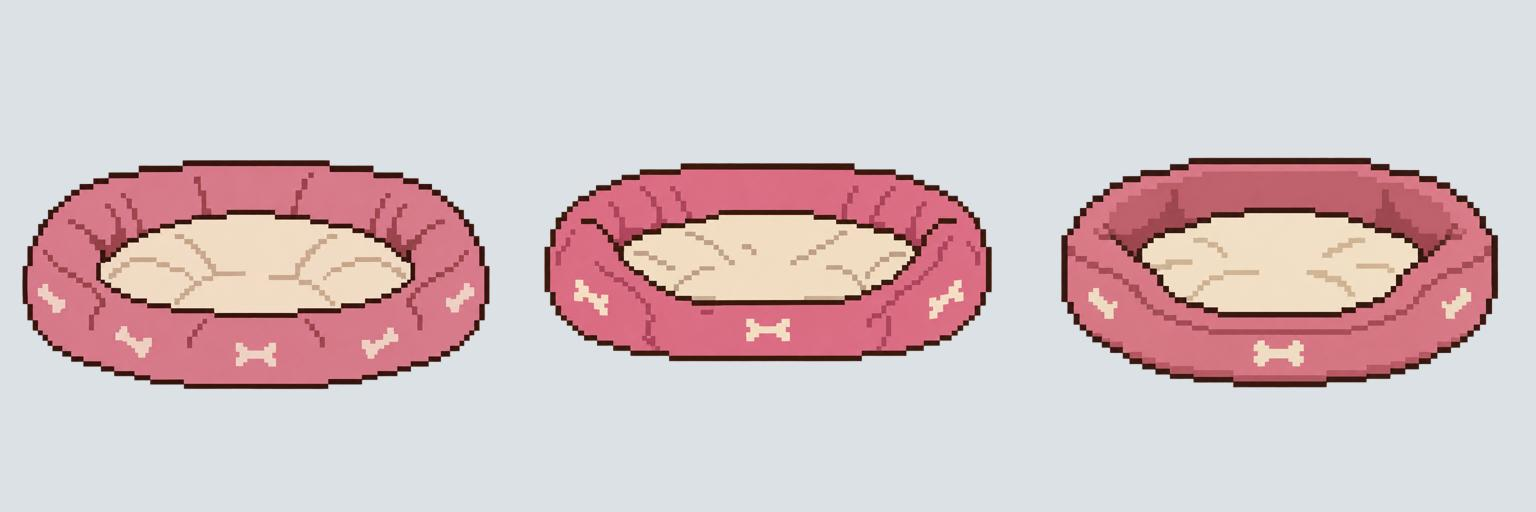
#> input picture art/pelisek/ruzove.jpg, 1536 x 512 px
$ python ikona.py ruzove.jpg seda1.png
#> lines starting #> are read from the running program, lines starting #| are printed output that depends on the picture
### art/pixelizuj.py
#!/usr/bin/env python3
"""Z obrázku z Higgsfieldu udělá skutečný pixel art: ořízne, zmenší na mřížku,
odstraní poloprůhlednou záři a omezí barvy.

  python3 pixelizuj.py vstup.png vystup.png [sirka_v_pixelech] [pocet_barev]
"""
import sys
from PIL import Image


OUTLINE = (58, 26, 12, 255)


def obrys(im):
    """Kolem siluety přidá 1px tmavý obrys (plátno se zvětší o 1 px na každou stranu)."""
    w, h = im.size
    out = Image.new("RGBA", (w + 2, h + 2), (0, 0, 0, 0))
    out.alpha_composite(im, (1, 1))
    a = out.getchannel("A").load()
    px = out.load()
    edge = []
    for y in range(h + 2):
        for x in range(w + 2):
            if a[x, y] == 0:
                for dx, dy in ((1, 0), (-1, 0), (0, 1), (0, -1)):
                    nx, ny = x + dx, y + dy
                    if 0 <= nx < w + 2 and 0 <= ny < h + 2 and a[nx, ny] > 0:
                        edge.append((x, y))
                        break
    for x, y in edge:
        px[x, y] = OUTLINE
    return out


# [15 lines left out: function pixelizuj, not called in this run]


# [5 lines that do not run on import are left out]

### art/pelisek/ikona.py
#!/usr/bin/env python3
"""Ikona aplikace Pelíšek (.icns) z pelíšku: pixelizace a zvětšení nejbližším sousedem, ať zůstanou pixely.

  python3 ikona.py zdroj.png vystup.icns
"""
import os
import shutil
import subprocess
import sys

TU = os.path.dirname(os.path.abspath(__file__))
sys.path.insert(0, os.path.join(TU, ".."))
from PIL import Image  # noqa: E402
from pixelizuj import obrys  # noqa: E402


def pix(im, width):
    im = im.convert("RGBA")
    a = im.getchannel("A").point(lambda v: 255 if v >= 150 else 0)
    im.putalpha(a)
    im = im.crop(a.getbbox())
    h = round(im.height * width / im.width)
    sm = im.resize((width, h), Image.BOX)
    al = sm.getchannel("A").point(lambda v: 255 if v >= 128 else 0)
    q = sm.convert("RGB").quantize(colors=10, method=Image.Quantize.MEDIANCUT, dither=Image.Dither.NONE).convert("RGBA")
    q.putalpha(al)
    return obrys(q)


def main(src, out_icns):
#> called with src = 'ruzove.jpg', out_icns = 'seda1.png'
    art = pix(Image.open(src), 32)
#> in pix, `a = im.getchannel("A").point(lambda v: 255 if v >= 150 else 0)`: a: PIL image 1536x512 L; every value is 255
    iconset = os.path.join(TU, "Pelisek.iconset")
    shutil.rmtree(iconset, ignore_errors=True)
    os.makedirs(iconset)
    for base in (16, 32, 128, 256, 512):
        for scale in (1, 2):
            n = base * scale
            k = int(n * 0.86 / art.width)          # celé násobky = ostré pixely
            if k >= 1:
                big = art.resize((art.width * k, art.height * k), Image.NEAREST)
            else:
                big = art.resize((n, max(1, round(art.height * n / art.width))), Image.NEAREST)
            canvas = Image.new("RGBA", (n, n), (0, 0, 0, 0))
            canvas.alpha_composite(big, ((n - big.width) // 2, (n - big.height) // 2))
            name = f"icon_{base}x{base}" + ("@2x" if scale == 2 else "") + ".png"
            canvas.save(os.path.join(iconset, name))
#> this loop made 5 passes
#> pass 1, in main, `canvas.save(os.path.join(iconset, name))`:
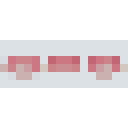
#> saved as icon_16x16.png: PIL image 16x16 RGBA (shown 8 times larger); mean R, G, B, A 80.3, 74.2, 75.9, 95.6; transparent parts drawn white
#> pass 1, in main, `canvas.save(os.path.join(iconset, name))`:
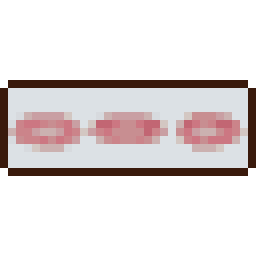
#> saved as icon_16x16@2x.png: PIL image 32x32 RGBA (shown 8 times larger); mean R, G, B, A 67.1, 60, 60.1, 94.6; transparent parts drawn white
#> pass 2, in main, `canvas.save(os.path.join(iconset, name))`:
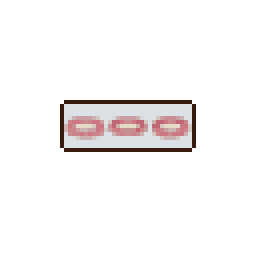
#> saved as icon_32x32@2x.png: PIL image 64x64 RGBA (shown 4 times larger); mean R, G, B, A 19.6, 17.3, 17.3, 27.3; transparent parts drawn white
#> after the loop:
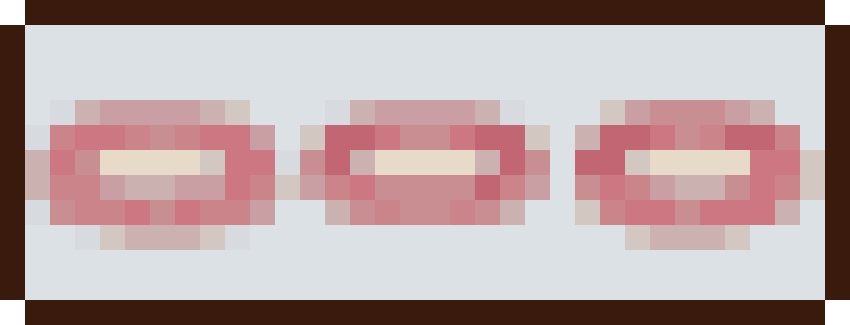
#> big: PIL image 850x325 RGBA; mean R, G, B, A 181.4, 160.5, 160.5, 252.7; transparent parts drawn white
#> after the loop:
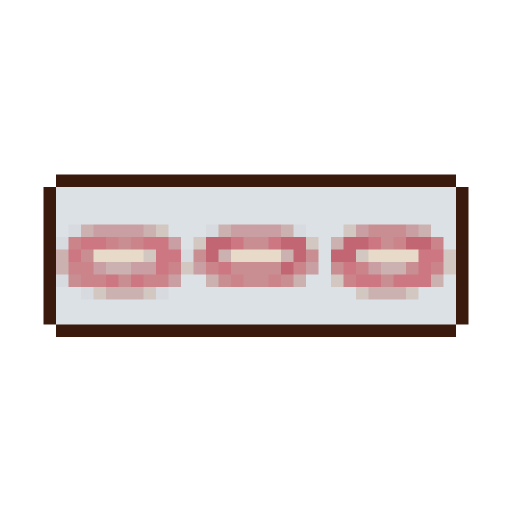
#> canvas: PIL image 1024x1024 RGBA (shown at 1/2 size); mean R, G, B, A 47.8, 42.3, 42.3, 66.6; transparent parts drawn white
    subprocess.run(["iconutil", "-c", "icns", iconset, "-o", out_icns], check=True)
#> (this line was passed over: subprocess is not available in this run)
    shutil.rmtree(iconset)


if __name__ == "__main__":
    main(sys.argv[1], sys.argv[2])
